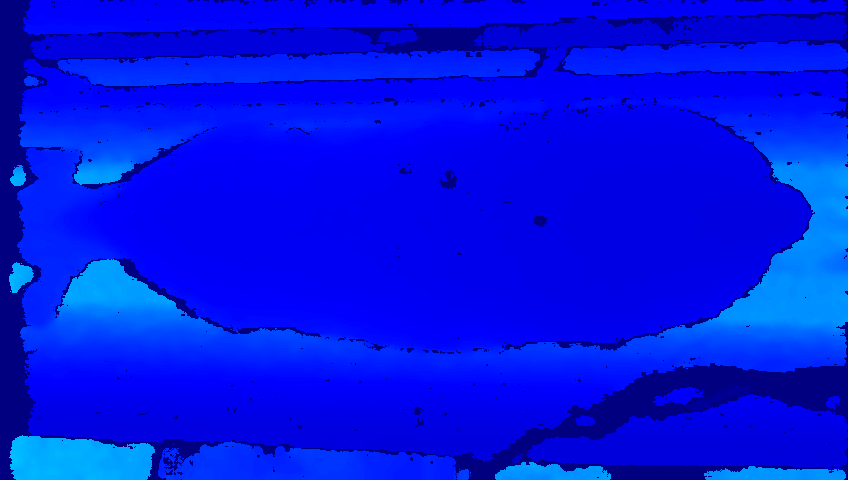
#> input picture Class_BW/Segment/Datasets/train/images/4487_20220822_092205depth687.png, 848 x 480 px, found by its file name; its folder holds 4 pictures in this run
$ jupyter execute --allow-errors Lab_Egg_Classification.ipynb   (shell and % lines are left out)
#> lines starting #> are read from the running program, lines starting #| are printed output that depends on the picture
# Lab: Egg Detection, Counting & Classification

**Duration:** ~50 minutes

**Objective:** Build a complete pipeline that (1) detects and counts eggs using YOLOv8, then (2) classifies egg mutations using color histogram features and a Random Forest.

## Pipeline Overview

| Part | Task | Method |
|------|------|--------|
| **Part 1** | Clone data & setup | Git + Ultralytics |
| **Part 2** | Train YOLOv8 for egg detection & counting | Object Detection (20 epochs) |
| **Part 3** | Download training outputs | Ultralytics graphs + model weights |
| **Part 4** | Run inference on classification images | YOLOv8 bounding boxes |
| **Part 5** | Crop eggs & remove background | Bounding box extraction |
| **Part 6** | Extract color histograms & plot | Feature engineering |
| **Part 7** | Train/Val/Test split | Stratified split |
| **Part 8** | Train Random Forest & evaluate | Acc, Precision, Recall, F1, Confusion Matrix |

---
## Part 1 — Setup & Clone Repository

[cell 1]
# Clone the repository with datasets

import os
import cv2
import shutil
import numpy as np
import matplotlib.pyplot as plt
from google.colab import files
from ultralytics import YOLO
from sklearn.ensemble import RandomForestClassifier
from sklearn.model_selection import train_test_split
from sklearn.metrics import (
    accuracy_score, precision_score, recall_score, f1_score,
    confusion_matrix, ConfusionMatrixDisplay, classification_report
)
import warnings
warnings.filterwarnings('ignore')

# Paths
YOLO_DATA   = "/content/digag/Egg.v12-egg.yolov8"
DATA_DIR    = "/content/digag/Data_eggs"
CLASSES     = ["Mutu A", "Mutu B", "Mutu C"]
IMG_SIZE    = (256, 256)
SEED        = 42
N_BINS      = 64

print("=" * 50)
print("YOLO Detection Dataset:")
print(f"  Train: {len(os.listdir(os.path.join(YOLO_DATA, 'train/images')))} images")
print(f"  Valid: {len(os.listdir(os.path.join(YOLO_DATA, 'valid/images')))} images")
print(f"  Test:  {len(os.listdir(os.path.join(YOLO_DATA, 'test/images')))} images")
print("\nClassification Dataset:")
#> (the rest of this cell did not finish here and is left out)

### Visualize Detection Dataset Samples

[cell 2]
# Show a few training images with their bounding box annotations
train_img_dir = os.path.join(YOLO_DATA, 'train/images')
train_lbl_dir = os.path.join(YOLO_DATA, 'train/labels')
sample_files = sorted(os.listdir(train_img_dir))[:6]

yolo_classes = ['blue egg', 'red egg', 'white egg']
yolo_colors  = [(255, 0, 0), (0, 0, 255), (200, 200, 200)]

fig, axes = plt.subplots(2, 3, figsize=(16, 10))
for idx, fname in enumerate(sample_files):
    ax = axes[idx // 3, idx % 3]
    img = cv2.imread(os.path.join(train_img_dir, fname))
#> img is the input picture: shape (480, 848, 3); mean B, G, R 232.3, 19.1, 0
    img = cv2.cvtColor(img, cv2.COLOR_BGR2RGB)
    h, w = img.shape[:2]
#> h = 480; w = 848

    # Draw YOLO annotations
    lbl_path = os.path.join(train_lbl_dir, os.path.splitext(fname)[0] + '.txt')
    if os.path.exists(lbl_path):
        with open(lbl_path) as f:
            for line in f:
                parts = line.strip().split()
                cls_id = int(parts[0])
                cx, cy, bw, bh = [float(v) for v in parts[1:]]
                x1 = int((cx - bw/2) * w)
                y1 = int((cy - bh/2) * h)
                x2 = int((cx + bw/2) * w)
                y2 = int((cy + bh/2) * h)
                cv2.rectangle(img, (x1, y1), (x2, y2), yolo_colors[cls_id], 2)
                cv2.putText(img, yolo_classes[cls_id], (x1, y1-5),
                            cv2.FONT_HERSHEY_SIMPLEX, 0.5, yolo_colors[cls_id], 2)

    ax.imshow(img)
    ax.axis('off')

fig.suptitle('YOLO Training Samples with Bounding Box Annotations', fontsize=16, y=1.01)
plt.tight_layout()
plt.show()
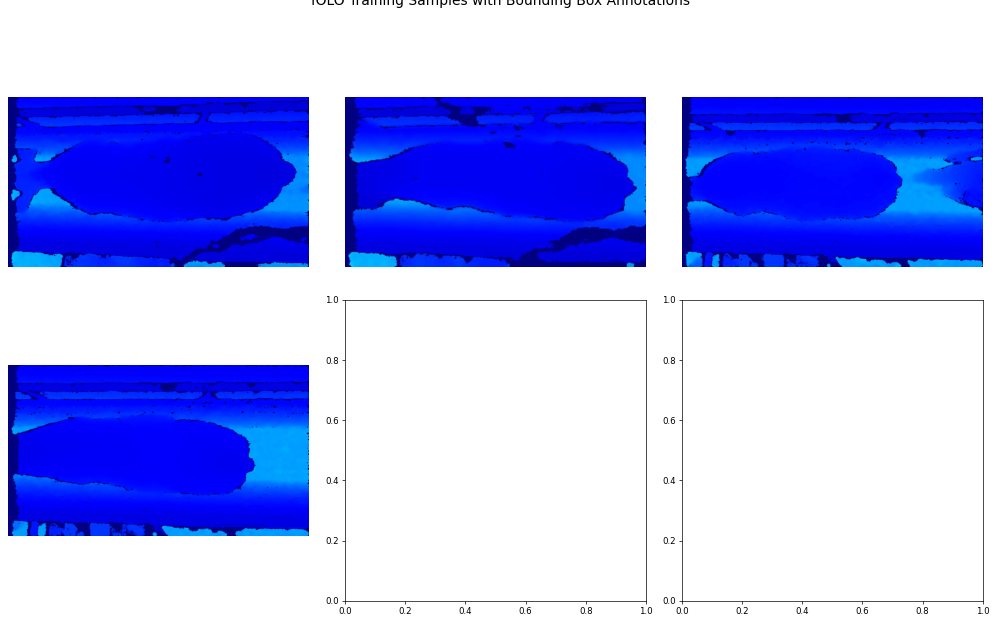
#> figure drawn by matplotlib, 4 panels

---
## Part 2 — Train YOLOv8 for Egg Detection & Counting

We fine-tune a pre-trained YOLOv8n model on our egg dataset for **20 epochs**.

The model learns to detect and localize 3 types of eggs: `blue egg`, `red egg`, `white egg`.

[cell 3]
# Fix data.yaml paths for Colab
data_yaml = os.path.join(YOLO_DATA, 'data.yaml')
#> (the rest of this cell did not finish here and is left out)

#> (a cell that did not finish here is left out)

---
## Part 3 — Explore Training Results & Download Model

Ultralytics saves training curves, confusion matrix, and model weights automatically.

[cell 5]
# Display training curves
from IPython.display import Image, display

output_dir = '/content/yolo_output/egg_detector'

plots = ['results.png', 'confusion_matrix.png', 'confusion_matrix_normalized.png',
         'F1_curve.png', 'P_curve.png', 'R_curve.png', 'PR_curve.png']

for plot_name in plots:
    plot_path = os.path.join(output_dir, plot_name)
    if os.path.exists(plot_path):
        print(f"\n{'='*50}")
        print(f"  {plot_name}")
        print(f"{'='*50}")
        display(Image(filename=plot_path, width=800))

[cell 6]
# Download the full training output (weights, graphs, logs)
zip_path = '/content/yolo_egg_detector_output.zip'
#> (the rest of this cell did not finish here and is left out)

---
## Part 4 — Run YOLO Inference on Classification Images

Now we use the trained egg detector to find eggs in the `Data_eggs` images (Mutu A, B, C).

For each detected egg, we extract the bounding box region — this gives us a clean crop of each egg with the background removed.

#> (a cell that did not finish here is left out)

[cell 8]
# Run inference on all Data_eggs images and crop detections
cropped_images = []  # list of (crop_bgr, class_name)
no_detection = 0

#> (the rest of this cell did not finish here and is left out)

---
## Part 5 — Visualize YOLO Detections & Cropped Eggs

Let's see how the detector performs on the classification images and what the crops look like.

[cell 9]
# Show detection + crop for 2 images per class
fig, axes = plt.subplots(3, 4, figsize=(20, 15))

#> (the rest of this cell did not finish here and is left out)

---
## Part 6 — Extract Color Histograms from Cropped Eggs

Now we extract normalized RGB histograms from the **YOLO-cropped egg regions** (not the full image).

This is better than using the full image because:
- The background is removed by the bounding box
- Only egg pixels contribute to the color distribution

Feature vector: `N_BINS x 3 channels` = 192 features per egg.

[cell 10]
def extract_histogram(img_bgr, n_bins=N_BINS):
    """Extract normalized RGB histogram from an image region."""
    img_resized = cv2.resize(img_bgr, IMG_SIZE)
    hists = []
    for ch in range(3):  # B, G, R
        h = cv2.calcHist([img_resized], [ch], None, [n_bins], [0, 256])
        h = h.flatten()
        h = h / (h.sum() + 1e-8)  # normalize to probability distribution
        hists.append(h)
    return np.concatenate(hists)  # shape: (n_bins * 3,)

# Extract features from all cropped eggs
features = []
labels = []
class_to_idx = {cls: i for i, cls in enumerate(CLASSES)}

for crop_bgr, cls_name in cropped_images:
    hist = extract_histogram(crop_bgr)
    features.append(hist)
    labels.append(class_to_idx[cls_name])

X = np.array(features)
y = np.array(labels)

print(f"Feature matrix shape: {X.shape}  (samples x features)")
print(f"Labels shape: {y.shape}")
#> (the rest of this cell did not finish here and is left out)
